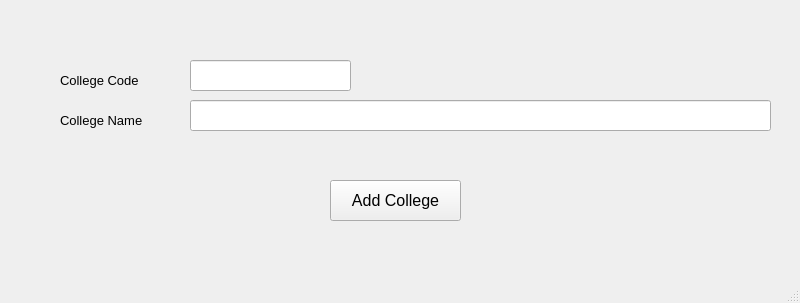
<?xml version="1.0" encoding="UTF-8"?>
<ui version="4.0">
 <class>addCollegeWindow</class>
 <widget class="QMainWindow" name="addCollegeWindow">
  <property name="geometry">
   <rect>
    <x>0</x>
    <y>0</y>
    <width>800</width>
    <height>303</height>
   </rect>
  </property>
  <property name="windowTitle">
   <string>Add College</string>
  </property>
  <widget class="QWidget" name="centralwidget">
   <widget class="QLabel" name="label">
    <property name="geometry">
     <rect>
      <x>60</x>
      <y>70</y>
      <width>111</width>
      <height>21</height>
     </rect>
    </property>
    <property name="font">
     <font>
      <pointsize>10</pointsize>
     </font>
    </property>
    <property name="text">
     <string>College Code</string>
    </property>
   </widget>
   <widget class="QLineEdit" name="collegeNameAdd">
    <property name="geometry">
     <rect>
      <x>190</x>
      <y>100</y>
      <width>581</width>
      <height>31</height>
     </rect>
    </property>
    <property name="font">
     <font>
      <pointsize>10</pointsize>
     </font>
    </property>
   </widget>
   <widget class="QLineEdit" name="collegeCodeAdd">
    <property name="geometry">
     <rect>
      <x>190</x>
      <y>60</y>
      <width>161</width>
      <height>31</height>
     </rect>
    </property>
    <property name="font">
     <font>
      <pointsize>10</pointsize>
     </font>
    </property>
   </widget>
   <widget class="QLabel" name="label_2">
    <property name="geometry">
     <rect>
      <x>60</x>
      <y>110</y>
      <width>111</width>
      <height>21</height>
     </rect>
    </property>
    <property name="font">
     <font>
      <pointsize>10</pointsize>
     </font>
    </property>
    <property name="text">
     <string>College Name</string>
    </property>
   </widget>
   <widget class="QPushButton" name="addCollegeSubmit">
    <property name="geometry">
     <rect>
      <x>330</x>
      <y>180</y>
      <width>131</width>
      <height>41</height>
     </rect>
    </property>
    <property name="font">
     <font>
      <pointsize>12</pointsize>
     </font>
    </property>
    <property name="text">
     <string>Add College</string>
    </property>
   </widget>
  </widget>
  <widget class="QMenuBar" name="menubar">
   <property name="geometry">
    <rect>
     <x>0</x>
     <y>0</y>
     <width>800</width>
     <height>26</height>
    </rect>
   </property>
  </widget>
  <widget class="QStatusBar" name="statusbar"/>
 </widget>
 <resources/>
 <connections/>
</ui>
